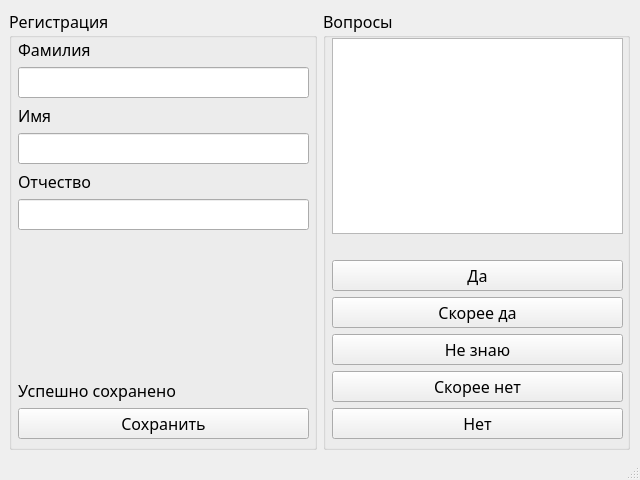
<?xml version="1.0" encoding="UTF-8"?>
<ui version="4.0">
 <class>main_window</class>
 <widget class="QMainWindow" name="main_window">
  <property name="geometry">
   <rect>
    <x>0</x>
    <y>0</y>
    <width>640</width>
    <height>480</height>
   </rect>
  </property>
  <property name="minimumSize">
   <size>
    <width>640</width>
    <height>480</height>
   </size>
  </property>
  <property name="maximumSize">
   <size>
    <width>640</width>
    <height>480</height>
   </size>
  </property>
  <property name="font">
   <font>
    <family>GOST type B</family>
    <pointsize>12</pointsize>
   </font>
  </property>
  <property name="windowTitle">
   <string>Экспертная система</string>
  </property>
  <widget class="QWidget" name="central_widget">
   <widget class="QWidget" name="horizontalLayoutWidget">
    <property name="geometry">
     <rect>
      <x>9</x>
      <y>9</y>
      <width>621</width>
      <height>441</height>
     </rect>
    </property>
    <layout class="QHBoxLayout" name="horizontal_layout">
     <item>
      <widget class="QGroupBox" name="group_box_registration">
       <property name="title">
        <string>Регистрация</string>
       </property>
       <widget class="QWidget" name="verticalLayoutWidget_2">
        <property name="geometry">
         <rect>
          <x>9</x>
          <y>29</y>
          <width>291</width>
          <height>401</height>
         </rect>
        </property>
        <layout class="QVBoxLayout" name="vertical_layout_registration">
         <item>
          <widget class="QLabel" name="label_surname">
           <property name="text">
            <string>Фамилия</string>
           </property>
          </widget>
         </item>
         <item>
          <widget class="QLineEdit" name="line_edit_surname">
           <property name="text">
            <string/>
           </property>
          </widget>
         </item>
         <item>
          <widget class="QLabel" name="label_name">
           <property name="text">
            <string>Имя</string>
           </property>
          </widget>
         </item>
         <item>
          <widget class="QLineEdit" name="line_edit_name"/>
         </item>
         <item>
          <widget class="QLabel" name="label_patronymic">
           <property name="text">
            <string>Отчество</string>
           </property>
          </widget>
         </item>
         <item>
          <widget class="QLineEdit" name="line_edit_patronymic"/>
         </item>
         <item>
          <spacer name="vertical_spacer">
           <property name="orientation">
            <enum>Qt::Vertical</enum>
           </property>
           <property name="sizeHint" stdset="0">
            <size>
             <width>20</width>
             <height>40</height>
            </size>
           </property>
          </spacer>
         </item>
         <item>
          <widget class="QLabel" name="label_save_status">
           <property name="text">
            <string>Успешно сохранено</string>
           </property>
          </widget>
         </item>
         <item>
          <widget class="QPushButton" name="push_button_save_user_info">
           <property name="text">
            <string>Сохранить</string>
           </property>
          </widget>
         </item>
        </layout>
       </widget>
      </widget>
     </item>
     <item>
      <widget class="QGroupBox" name="group_box_questions">
       <property name="title">
        <string>Вопросы</string>
       </property>
       <widget class="QWidget" name="verticalLayoutWidget">
        <property name="geometry">
         <rect>
          <x>9</x>
          <y>29</y>
          <width>291</width>
          <height>401</height>
         </rect>
        </property>
        <layout class="QVBoxLayout" name="vertical_layout_questions">
         <item>
          <widget class="QTextEdit" name="text_edit_question"/>
         </item>
         <item>
          <spacer name="horizontal_spacer">
           <property name="orientation">
            <enum>Qt::Horizontal</enum>
           </property>
           <property name="sizeHint" stdset="0">
            <size>
             <width>40</width>
             <height>20</height>
            </size>
           </property>
          </spacer>
         </item>
         <item>
          <widget class="QPushButton" name="push_button_yes">
           <property name="text">
            <string>Да</string>
           </property>
          </widget>
         </item>
         <item>
          <widget class="QPushButton" name="push_button_rather_yes">
           <property name="text">
            <string>Скорее да</string>
           </property>
          </widget>
         </item>
         <item>
          <widget class="QPushButton" name="push_button_ignorance">
           <property name="text">
            <string>Не знаю</string>
           </property>
          </widget>
         </item>
         <item>
          <widget class="QPushButton" name="push_button_rather_no">
           <property name="text">
            <string>Скорее нет</string>
           </property>
          </widget>
         </item>
         <item>
          <widget class="QPushButton" name="push_button_no">
           <property name="text">
            <string>Нет</string>
           </property>
          </widget>
         </item>
        </layout>
       </widget>
      </widget>
     </item>
    </layout>
   </widget>
  </widget>
  <widget class="QStatusBar" name="status_bar"/>
 </widget>
 <resources/>
 <connections/>
</ui>
